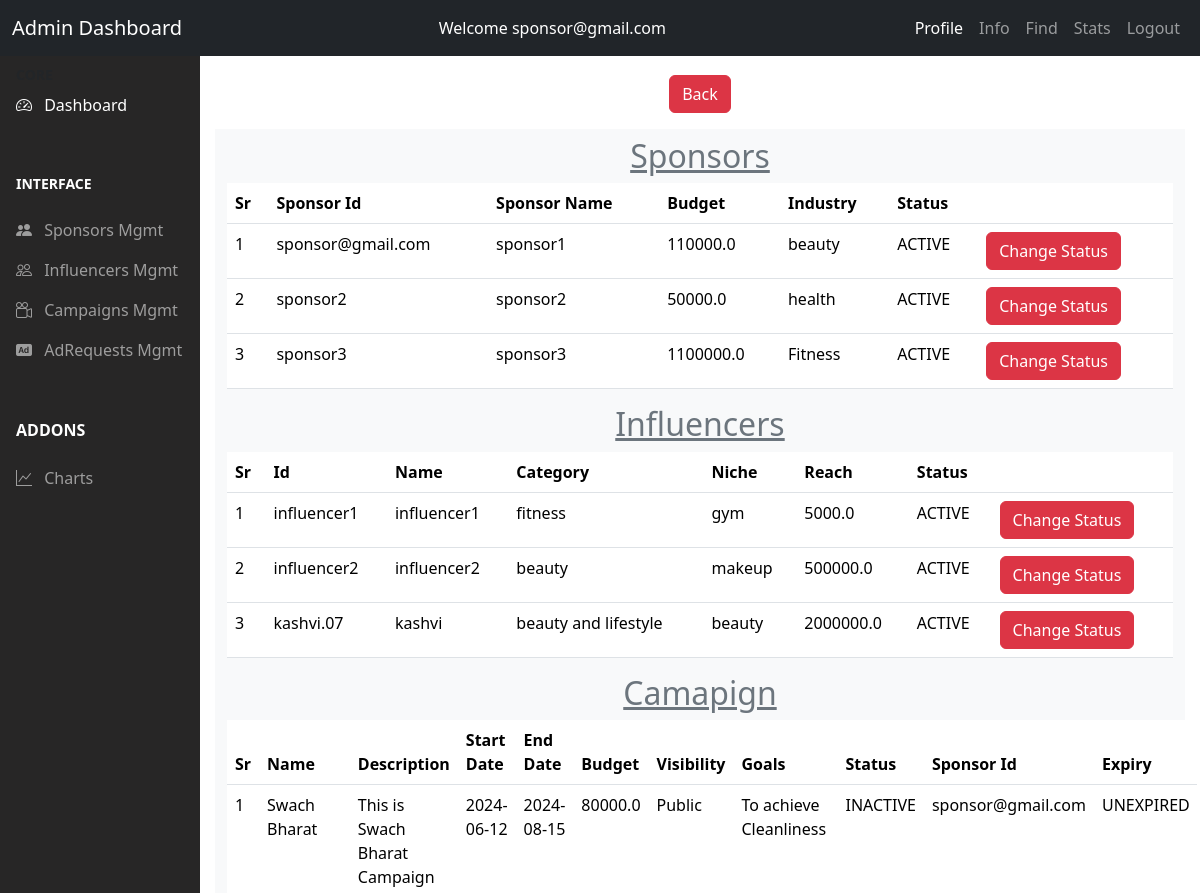
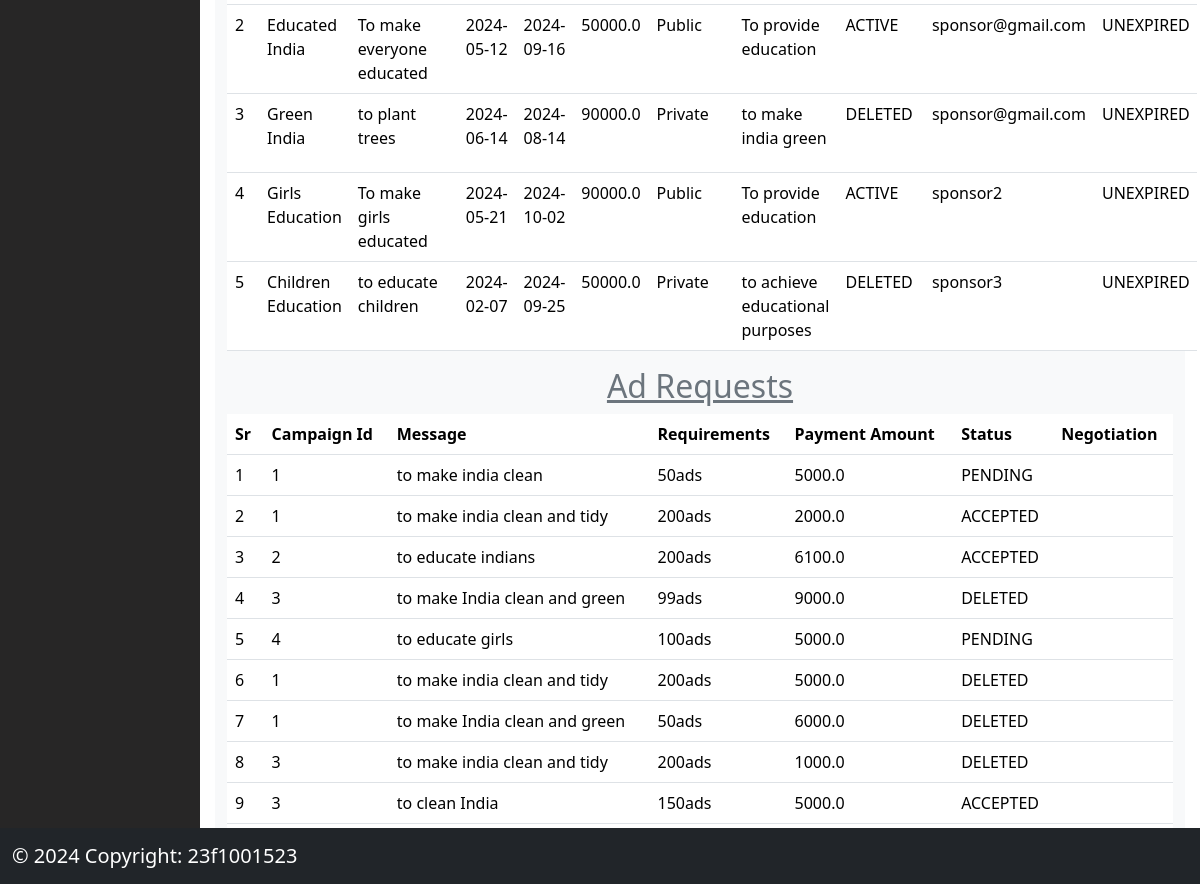
The page /admin/info (signed in) on the database its author committed (2 pictures, top to bottom).
### models/model.py (models this page shows, shortened)
class Sponsor(db.Model):
  __tablename__ = "sponsors"
  id = db.Column(db.Integer, autoincrement=True, primary_key=True)
  sponsor_id = db.Column(db.String(200), nullable=False, unique=True)
  sponsor_name = db.Column(db.String(300), nullable=False)
  sponsor_password = db.Column(db.String(50), nullable=False)
  industry = db.Column(db.String(200), nullable=False)
  budget = db.Column(db.Float, nullable=False)
  status = db.Column(db.String(200), nullable=False)
  campaigns = db.relationship("Campaign", backref="sponsor", lazy=True)
  create_date = db.Column(db.DateTime, default=datetime.now(timezone.utc))

class Influencer(db.Model):
  __tablename__ = "influencers"
  id = db.Column(db.Integer, autoincrement=True, primary_key=True)
  influencer_id = db.Column(db.String(200), nullable=False, unique=True)
  influencer_name = db.Column(db.String(200), nullable=False)
  influencer_password = db.Column(db.String(50), nullable=False)
  category = db.Column(db.String(200), nullable=False)
  niche = db.Column(db.String(200), nullable=False)
  reach = db.Column(db.Float, nullable=False)
  status = db.Column(db.String(200), nullable=False)
  create_date = db.Column(db.DateTime, default=datetime.now(timezone.utc))
  adrequest = db.relationship("AdRequest", backref="influencer", lazy=True)
  negotiations = db.relationship('Negotiation',
                                       backref='incluencer',
                                       lazy=True)

class Campaign(db.Model):
  __tablename__ = 'campaigns'
  campaign_id = db.Column(db.Integer, autoincrement=True, primary_key=True)
  name = db.Column(db.String(200), nullable=False)
  description = db.Column(db.String(200), nullable=False)
  start_date = db.Column(db.String(200), nullable=False)
  end_date = db.Column(db.String(200), nullable=False)
  budget = db.Column(db.Float, nullable=False)
  visibility = db.Column(db.String(200), nullable=False)
  goals = db.Column(db.String(200), nullable=False)
  status = db.Column(db.String(200), nullable=False)  #active or inactive
  sponsor_id = db.Column(db.String(200),
                         db.ForeignKey("sponsors.sponsor_id"),
                         nullable=False)
  adrequests = db.relationship("AdRequest", backref="campaign", lazy=True)
  create_date = db.Column(db.DateTime, default=datetime.now(timezone.utc))
  expiry = db.Column(db.String(100), nullable=False)  # campaign expiry date

class AdRequest(db.Model):
  __tablename__ = 'adrequests'
  adrequest_id = db.Column(db.Integer, autoincrement=True, primary_key=True)
  message = db.Column(db.String(200), nullable=False)
  requirements = db.Column(db.String(200), nullable=False)
  payment_amount = db.Column(db.Float, nullable=False)
  status = db.Column(db.String(200), nullable=False)
  campaign_id = db.Column(db.String(200),
                          db.ForeignKey("campaigns.campaign_id"),
                          nullable=False)
  influencer_id = db.Column(db.String(200),
                            db.ForeignKey("influencers.influencer_id"))
  create_date = db.Column(db.DateTime, default=datetime.now(timezone.utc))
  negotiations = db.relationship('Negotiation',
                                       backref='adrequest',
                                       lazy=True)

### controllers/admin.py (the view)
@app.route('/admin/info')
def admin_info():
  admin_id = session["user_id"]
  sponsors = Sponsor.query.all()
  influencers = Influencer.query.all()
  campaigns = Campaign.query.all()
  adrequests = AdRequest.query.all()
  return render_template('/admin/admin_info.html',
                         admin_id=admin_id,
                         sponsors=sponsors,
                         influencers=influencers,
                         campaigns=campaigns,
                         adrequests=adrequests)

### templates/admin/admin_info.html (shortened to what this page needs)
{% extends '/admin/admin_dashboard.html' %}
{% block content %}
<div class='text-center'>
 <a type="button" href='/admin/dashboard' class="btn btn-danger text-white mt-3">Back</a>
  </div>
<div class="container ">
<div class="row justify-content-center mt-3">
  <div class="col bg-light ">
  <div class="mt-2 ">
      {% if sponsors %}
       <h2 class='text-secondary text-center'><u>Sponsors</u></h2>
       <table class='table table-responsive'>
          <thead class='bg-dark text-white'>
         <tr>
           <th>Sr</th>
           <th>Sponsor Id</th>
           <th>Sponsor Name</th>
           <th>Budget</th>
           <th>Industry</th>
           <th>Status</th>
           <th></th>
         </tr>
          </thead>
         {% for sponsor in sponsors %}
         <tr>
           <td>{{loop.index}}</td>
           <td>{{ sponsor.sponsor_id }}</td>
         <td>{{ sponsor.sponsor_name }}</td>
           <td>{{ sponsor.budget }}</td>
           <td>{{ sponsor.industry }}</td>
           <td>{{ sponsor.status }}</td>
           <td><a href='/admin/sponsor/flag/{{sponsor.sponsor_id}}' class="btn btn-danger">Change Status</a>
           </td>
         </tr>
         {% endfor %}
       </table>
       {% endif %}
  </div>
  <div>
    {% if influencers %}
       <h2 class='text-secondary text-center'><u>Influencers</u></h2>
       <table class='table table-responsive'>
         <thead class='bg-dark text-white'>
         <tr>
           <th>Sr</th>
           <th>Id</th>
           <th>Name</th>
           <th>Category</th>
           <th>Niche</th>
           <th>Reach</th>
           <th>Status</th>
           <th></th>
         </tr>
         </thead>
         {% for influencer in influencers %}
         <tr>
           <td>{{loop.index}}</td>
           <td>{{ influencer.influencer_id }}</td>
         <td>{{ influencer.influencer_name }}</td>
           <td>{{ influencer.category }}</td>
           <td>{{ influencer.niche }}</td>
           <td>{{ influencer.reach }}</td>
           <td>{{influencer.status}}</td>
           <td><a  href='/admin/influencer/flag/{{influencer.influencer_id}}' class="btn btn-danger">Change Status</a></td>
         </tr>
         {% endfor %}
       </table>
       {% endif %}
  </div>
  <div>
    {% if campaigns %}
     <h2 class='text-secondary text-center'><u>Camapign</u></h2>
     <table class='table table-responsive'>
       <thead class='bg-dark text-white'>
       <tr>
         <th>Sr</th>
         <th>Name</th>
         <th>Description</th>
         <th>Start Date</th>
         <th>End Date</th>
         <th>Budget</th>
         <th>Visibility</th>
         <th>Goals</th>
         <th>Status</th>
         <th>Sponsor Id</th>
         <th>Expiry</th>
       </tr>
       </thead>
       {% for campaign in campaigns %}
       <tr>
         <td>{{loop.index}}</td>
         <td>{{ campaign.name }}</td>
       <td>{{ campaign.description }}</td>
         <td>{{ campaign.start_date }}</td>
         <td>{{ campaign.end_date }}</td>
         <td>{{ campaign.budget }}</td>
         <td>{{campaign.visibility}}</td>
         <td>{{campaign.goals}}</td>
         <td>{{campaign.status}}</td>
         <td>{{campaign.sponsor_id}}</td>
         <td>{{campaign.expiry}}</td>
       </tr>
       {% endfor %}
     </table>
     {% endif %}
  </div>
  <div>
    {% if adrequests %}
     <h2 class='text-secondary text-center'><u>Ad Requests</u></h2>
     <table class='table table-responsive'>
       <thead class='bg-dark text-white'>
       <tr>
         <th>Sr</th>
         <th>Campaign Id</th>
         <th>Message</th>
         <th>Requirements</th>
         <th>Payment Amount</th>
         <th>Status</th>
         <th>Negotiation</th>
       </tr></thead>
       {% for adrequest in adrequests %}
       <tr>
         <td>{{loop.index}}</td>
         <td>{{ adrequest.campaign_id  }}</td>
       <td>{{ adrequest.message  }}</td>
         <td>{{ adrequest.requirements   }}</td>
         <td>{{ adrequest.payment_amount  }}</td>
         <td>{{ adrequest.status }}</td>
         <td>{{adrequest.negotiation}}</td>
       </tr>
       {% endfor %}
     </table>
     {% endif %}
  </div>
  </div>
  </div>
  </div>
{% endblock %}

### rows shown on the page
Sponsor: sponsor_id "sponsor@gmail.com", sponsor_name "sponsor1", budget "110000.0", industry "beauty", status "ACTIVE"
Sponsor: sponsor_id "sponsor2", sponsor_name "sponsor2", budget "50000.0", industry "health", status "ACTIVE"
Sponsor: sponsor_id "sponsor3", sponsor_name "sponsor3", budget "1100000.0", industry "Fitness", status "ACTIVE"
Influencer: influencer_id "influencer1", influencer_name "influencer1", category "fitness", niche "gym", reach "5000.0", status "ACTIVE"
Influencer: influencer_id "influencer2", influencer_name "influencer2", category "beauty", niche "makeup", reach "500000.0", status "ACTIVE"
Influencer: influencer_id "kashvi.07", influencer_name "kashvi", category "beauty and lifestyle", niche "beauty", reach "2000000.0", status "ACTIVE"
Campaign: name "Swach Bharat", description "This is Swach Bharat Campaign", start_date "2024-06-12", end_date "2024-08-15", budget "80000.0", visibility "Public", goals "To achieve Cleanliness", status "INACTIVE", sponsor_id "sponsor@gmail.com", expiry "UNEXPIRED"
Campaign: name "Educated India", description "To make everyone educated", start_date "2024-05-12", end_date "2024-09-16", budget "50000.0", visibility "Public", goals "To provide education", status "ACTIVE", sponsor_id "sponsor@gmail.com", expiry "UNEXPIRED"
Campaign: name "Green India", description "to plant trees", start_date "2024-06-14", end_date "2024-08-14", budget "90000.0", visibility "Private", goals "to make india green", status "DELETED", sponsor_id "sponsor@gmail.com", expiry "UNEXPIRED"
Campaign: name "Girls Education", description "To make girls educated", start_date "2024-05-21", end_date "2024-10-02", budget "90000.0", visibility "Public", goals "To provide education", status "ACTIVE", sponsor_id "sponsor2", expiry "UNEXPIRED"
Campaign: name "Children Education", description "to educate children", start_date "2024-02-07", end_date "2024-09-25", budget "50000.0", visibility "Private", goals "to achieve educational purposes", status "DELETED", sponsor_id "sponsor3", expiry "UNEXPIRED"
AdRequest: campaign_id "1", message "to make india clean", requirements "50ads", payment_amount "5000.0", status "PENDING"
AdRequest: campaign_id "1", message "to make india clean and tidy", requirements "200ads", payment_amount "2000.0", status "ACCEPTED"
AdRequest: campaign_id "2", message "to educate indians", requirements "200ads", payment_amount "6100.0", status "ACCEPTED"
AdRequest: campaign_id "3", message "to make India clean and green", requirements "99ads", payment_amount "9000.0", status "DELETED"
AdRequest: campaign_id "4", message "to educate girls", requirements "100ads", payment_amount "5000.0", status "PENDING"
AdRequest: campaign_id "1", message "to make india clean and tidy", requirements "200ads", payment_amount "5000.0", status "DELETED"
AdRequest: campaign_id "1", message "to make India clean and green", requirements "50ads", payment_amount "6000.0", status "DELETED"
AdRequest: campaign_id "3", message "to make india clean and tidy", requirements "200ads", payment_amount "1000.0", status "DELETED"
AdRequest: campaign_id "3", message "to clean India", requirements "150ads", payment_amount "5000.0", status "ACCEPTED"

### other values the page prints
{{ session['user_id'] }} "sponsor@gmail.com"
